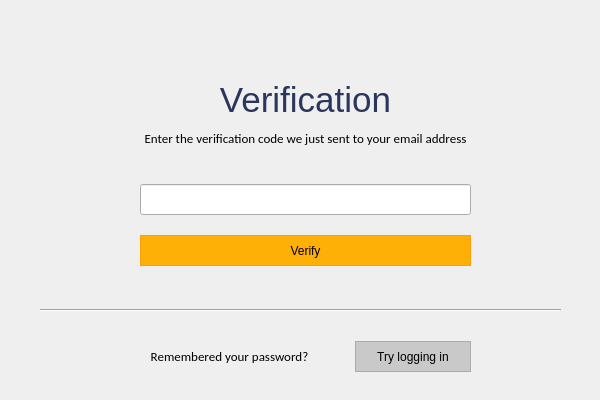
<?xml version="1.0" encoding="UTF-8"?>
<ui version="4.0">
 <class>MainWindow</class>
 <widget class="QMainWindow" name="MainWindow">
  <property name="geometry">
   <rect>
    <x>0</x>
    <y>0</y>
    <width>600</width>
    <height>400</height>
   </rect>
  </property>
  <property name="minimumSize">
   <size>
    <width>600</width>
    <height>400</height>
   </size>
  </property>
  <property name="maximumSize">
   <size>
    <width>600</width>
    <height>400</height>
   </size>
  </property>
  <property name="windowTitle">
   <string>AIDS – Verification</string>
  </property>
  <property name="windowIcon">
   <iconset>
    <normaloff>../Resources/logo_svg.svg</normaloff>../Resources/logo_svg.svg</iconset>
  </property>
  <widget class="QWidget" name="centralwidget">
   <widget class="QLabel" name="lbl_error">
    <property name="geometry">
     <rect>
      <x>140</x>
      <y>140</y>
      <width>331</width>
      <height>51</height>
     </rect>
    </property>
    <property name="font">
     <font>
      <family>Calibri</family>
      <pointsize>9</pointsize>
     </font>
    </property>
    <property name="styleSheet">
     <string notr="true"/>
    </property>
    <property name="text">
     <string/>
    </property>
    <property name="alignment">
     <set>Qt::AlignCenter</set>
    </property>
   </widget>
   <widget class="Line" name="line">
    <property name="geometry">
     <rect>
      <x>40</x>
      <y>295</y>
      <width>521</width>
      <height>31</height>
     </rect>
    </property>
    <property name="orientation">
     <enum>Qt::Horizontal</enum>
    </property>
   </widget>
   <widget class="QWidget" name="layoutWidget_2">
    <property name="geometry">
     <rect>
      <x>110</x>
      <y>340</y>
      <width>361</width>
      <height>33</height>
     </rect>
    </property>
    <layout class="QHBoxLayout" name="remember_layout">
     <item>
      <widget class="QLabel" name="lbl_remember">
       <property name="font">
        <font>
         <family>Calibri</family>
         <pointsize>10</pointsize>
        </font>
       </property>
       <property name="text">
        <string>Remembered your password?</string>
       </property>
       <property name="alignment">
        <set>Qt::AlignCenter</set>
       </property>
      </widget>
     </item>
     <item>
      <widget class="QPushButton" name="btn_forgot">
       <property name="minimumSize">
        <size>
         <width>116</width>
         <height>31</height>
        </size>
       </property>
       <property name="maximumSize">
        <size>
         <width>116</width>
         <height>31</height>
        </size>
       </property>
       <property name="font">
        <font>
         <family>Helvetica</family>
        </font>
       </property>
       <property name="styleSheet">
        <string notr="true">QPushButton {
color: rgb(0, 0, 0);
background-color: rgb(201, 201, 201);
border: 1.2px solid #ABABAB;
outline: none;}

QPushButton:hover{
color: rgb(255, 255, 255);
background-color: rgb(171, 171, 171);
outline: none;
border: none;
}

QPushButton:pressed{
color: rgb(255, 255, 255);
background-color: rgb(129, 129, 129);
outline: none;
border: none;
}


</string>
       </property>
       <property name="text">
        <string>Try logging in</string>
       </property>
      </widget>
     </item>
    </layout>
   </widget>
   <widget class="QWidget" name="layoutWidget">
    <property name="geometry">
     <rect>
      <x>130</x>
      <y>80</y>
      <width>351</width>
      <height>71</height>
     </rect>
    </property>
    <layout class="QVBoxLayout" name="verticalLayout">
     <item>
      <widget class="QLabel" name="lbl_verification">
       <property name="font">
        <font>
         <family>Helvetica</family>
         <pointsize>26</pointsize>
        </font>
       </property>
       <property name="styleSheet">
        <string notr="true"/>
       </property>
       <property name="text">
        <string>&lt;html&gt;&lt;head/&gt;&lt;body&gt;&lt;p&gt;&lt;span style=&quot; color:#2c365d;&quot;&gt;Verification&lt;/span&gt;&lt;/p&gt;&lt;/body&gt;&lt;/html&gt;</string>
       </property>
       <property name="alignment">
        <set>Qt::AlignCenter</set>
       </property>
      </widget>
     </item>
     <item>
      <widget class="QLabel" name="lbl_sub1">
       <property name="font">
        <font>
         <family>Calibri</family>
         <pointsize>10</pointsize>
        </font>
       </property>
       <property name="styleSheet">
        <string notr="true"/>
       </property>
       <property name="text">
        <string>Enter the verification code we just sent to your email address</string>
       </property>
       <property name="alignment">
        <set>Qt::AlignCenter</set>
       </property>
      </widget>
     </item>
    </layout>
   </widget>
   <widget class="QWidget" name="layoutWidget">
    <property name="geometry">
     <rect>
      <x>140</x>
      <y>170</y>
      <width>333</width>
      <height>111</height>
     </rect>
    </property>
    <layout class="QVBoxLayout" name="verticalLayout_2">
     <item>
      <widget class="QLineEdit" name="txt_verCode">
       <property name="minimumSize">
        <size>
         <width>331</width>
         <height>31</height>
        </size>
       </property>
       <property name="maximumSize">
        <size>
         <width>331</width>
         <height>31</height>
        </size>
       </property>
       <property name="styleSheet">
        <string notr="true">padding-left: 4px;</string>
       </property>
      </widget>
     </item>
     <item>
      <widget class="QPushButton" name="btn_verify">
       <property name="sizePolicy">
        <sizepolicy hsizetype="Minimum" vsizetype="Fixed">
         <horstretch>0</horstretch>
         <verstretch>0</verstretch>
        </sizepolicy>
       </property>
       <property name="minimumSize">
        <size>
         <width>331</width>
         <height>31</height>
        </size>
       </property>
       <property name="maximumSize">
        <size>
         <width>331</width>
         <height>31</height>
        </size>
       </property>
       <property name="styleSheet">
        <string notr="true">QPushButton {
background-color: rgb(255, 176, 6);
border: 1.2px solid #ff9d07;
outline: none;}

QPushButton:hover{
background-color: rgb(255, 157, 7);
outline: none;
border: none;
}

QPushButton:pressed{
background-color: rgb(254, 140, 8);
outline: none;
border: none;
}


</string>
       </property>
       <property name="text">
        <string>Verify</string>
       </property>
      </widget>
     </item>
    </layout>
   </widget>
  </widget>
 </widget>
 <tabstops>
  <tabstop>btn_verify</tabstop>
  <tabstop>btn_forgot</tabstop>
 </tabstops>
 <resources/>
 <connections/>
</ui>
